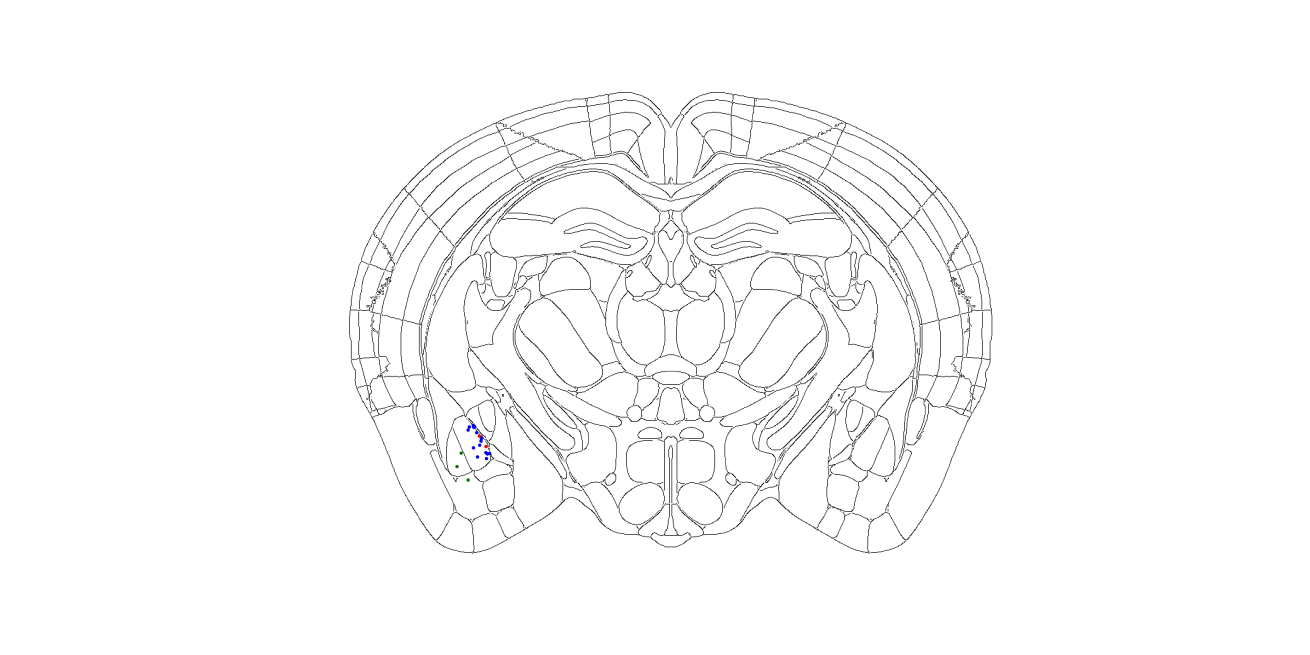
#> input picture Fig1_B_SupFig1_B/raw/type_-15.jpg, 14400 x 7200 px (shown at 1/11 size); its folder holds 2 pictures in this run
$ jupyter execute --allow-errors plotSWC_soma.ipynb   (shell and % lines are left out)
#> lines starting #> are read from the running program, lines starting #| are printed output that depends on the picture
[cell 1]
from PIL import Image
import numpy as np
import nrrd
import os,glob
import matplotlib.pyplot as plt
import seaborn as sns
import pandas as pd
import cv2,math
import matplotlib as mpl
import requests
import pandas as pd
from tqdm import tqdm

#> (a cell that did not finish here is left out)

[cell 3]
swc_files = glob.glob(r"J:\BLA_four_types\BLA_swc_mirrow\*.swc")

[cell 4]
file2 = os.listdir(r"J:\BLA_Cck\BLA_soma")
ploted = [item[0:10] for item in file2]

#> (a cell that did not finish here is left out)

[cell 6]
save = r"J:\BLA_four_types\BLA_swc_soma"
os.makedirs(save,exist_ok=True)

file2 = os.listdir(r"J:\BLA_four_types\BLA_swc_soma")
ploted = [item[0:10] for item in file2]

somainfor = []
for swc in tqdm(swc_files):
    if swc[-14:-4] not in ploted:
        dfneuron = pd.read_csv(swc,sep=" ",comment="#",header=None,names=["index","type","AP","DV","ML","radius","parent"])
        location = tuple((dfneuron.iloc[0,:][["AP","DV","ML"]].values//10).astype(int))
        areaname = dfarea.loc[dfarea.index == somadata[location]].region.values[0]

        # [26 lines of commented-out code are left out]
        somadict = {}
        somadict["neuron"] = os.path.basename(swc)[0:-4]
        somadict["areaname"] = areaname
        # somadict["slice"] = Image_slice
        somadict["AP"] = dfneuron.iloc[0,:][["AP"]].values[0]
        somadict["DV"] = dfneuron.iloc[0,:][["DV"]].values[0]
        somadict["ML"] = dfneuron.iloc[0,:][["ML"]].values[0]
        somainfor.append(somadict)
        # plt.savefig(savepath,dpi=300)
        # plt.close()
    else:
        print("already ploted:",swc)

[cell 7]
dfsoma = pd.DataFrame(somainfor)

#> (a cell that did not finish here is left out)

[cell 9]
dfsoma.to_excel("J:\BLA_four_types\soma_location\BLA_soma.xlsx")

[cell 10]
save = r"J:\BLA_four_types\BLA_swc_soma"
os.makedirs(save,exist_ok=True)

file2 = os.listdir(r"J:\BLA_four_types\BLA_swc_soma")
ploted = [item[0:10] for item in file2]

somainfor = []
for swc in tqdm(swc_files):
    if swc[-14:-4] not in ploted:
        dfneuron = pd.read_csv(swc,sep=" ",comment="#",header=None,names=["index","type","AP","DV","ML","radius","parent"])
        location = tuple((dfneuron.iloc[0,:][["AP","DV","ML"]].values//10).astype(int))
        areaname = dfarea.loc[dfarea.index == somadata[location]].region.values[0]

        Image_slice = location[0]
        image = somadata[Image_slice,:,:].astype("uint8")
        # image = somadata[int(start+space/20),:,:].astype("uint8")
        edges = cv2.Canny(image,10,25)
        edges2 = 255-edges
        # dfnew = dfplot_merfish.loc[(dfplot_merfish.AP>start*10)&(dfplot_merfish.AP<start*10+space)]
        fig = plt.figure(figsize=(16,8),dpi=600)
        ax = fig.add_subplot(1,1,1)
        ax.imshow(edges2,cmap = 'gray')
        ax.scatter(location[2],location[1],s=10,c="#ff0019",marker = "o",alpha = 1)
        # 添加左上角 label
        plt.text(
            20, 35,                         # 坐标（x=5, y=15），稍微往下，不会贴边
            "somalocation:%s"%areaname,                # 显示的文字
            color="blue",                 # 字的颜色
            fontsize=20                  # 字号
            # bbox=dict(facecolor="black", alpha=0.9, pad=3
                    )   # 背景框，避免看不清
        # )


        ax.axis("off")
        if "2/3" in areaname:
            areaname = areaname.replace("2/3","23")
        filename = os.path.basename(swc)[0:-4]+"_%s_%d_soma.png"%(areaname,Image_slice)
        savepath = os.path.join(save,filename)
        somadict = {}
        somadict["neuron"] = os.path.basename(swc)[0:-4]
        somadict["areaname"] = areaname
        # somadict["slice"] = Image_slice
        somadict["AP"] = dfneuron.iloc[0,:][["AP"]].values[0]
        somadict["DV"] = dfneuron.iloc[0,:][["DV"]].values[0]
        somadict["ML"] = dfneuron.iloc[0,:][["ML"]].values[0]
        somainfor.append(somadict)
        plt.savefig(savepath,dpi=300)
        plt.close()
    else:
        print("already ploted:",swc)

[cell 11]
dfsoma = pd.DataFrame(somainfor)

[cell 12]
dfsoma

[cell 13]
save = r"J:\BLA_Cck\BLA_soma"
os.makedirs(save,exist_ok=True)
# somainfor = []
for swc in tqdm(swc_files[150:]):

    try:
        dfneuron = pd.read_csv(swc,sep=" ",comment="#",header=None,names=["index","type","AP","DV","ML","radius","parent"])
        location = tuple((dfneuron.iloc[0,:][["AP","DV","ML"]].values//10).astype(int))
        areaname = dfarea.loc[dfarea.index == somadata[location]].region.values[0]

        Image_slice = location[0]
        image = somadata[Image_slice,:,:].astype("uint8")
        # image = somadata[int(start+space/20),:,:].astype("uint8")
        edges = cv2.Canny(image,10,25)
        edges2 = 255-edges
        # dfnew = dfplot_merfish.loc[(dfplot_merfish.AP>start*10)&(dfplot_merfish.AP<start*10+space)]
        fig = plt.figure(figsize=(16,8),dpi=600)
        ax = fig.add_subplot(1,1,1)
        ax.imshow(edges2,cmap = 'gray')
        ax.scatter(location[2],location[1],s=10,c="#ff0019",marker = "o",alpha = 1)
        # 添加左上角 label
        plt.text(
            20, 35,                         # 坐标（x=5, y=15），稍微往下，不会贴边
            "somalocation:%s"%areaname,                # 显示的文字
            color="blue",                 # 字的颜色
            fontsize=20                  # 字号
            # bbox=dict(facecolor="black", alpha=0.9, pad=3
                    )   # 背景框，避免看不清
        # )


        ax.axis("off")
        if "2/3" in areaname:
            areaname = areaname.replace("2/3","23")
        filename = os.path.basename(swc)[0:-4]+"_%s_%d_soma.png"%(areaname,Image_slice)
        savepath = os.path.join(save,filename)
        # somadict = {}
        # somadict["neuron"] = os.path.basename(swc)[0:-4]
        # somadict["areaname"] = areaname
        # # somadict["slice"] = Image_slice
        # somadict["AP"] = dfneuron.iloc[0,:][["AP"]].values[0]
        # somadict["DV"] = dfneuron.iloc[0,:][["DV"]].values[0]
        # somadict["ML"] = dfneuron.iloc[0,:][["ML"]].values[0]
        # somainfor.append(somadict)
        plt.savefig(savepath,dpi=300)
        plt.close()
    except:
        print("file err:",swc)

[cell 14]
dfsoma = pd.DataFrame(somainfor)
dfsoma.to_excel("soma_location_area.xlsx",index=False)

[cell 15]
pics = os.listdir(r"E:\allen_swc\soma")

[cell 16]
dfchose = pd.DataFrame(pics)

#> (a cell that did not finish here is left out)

#> (a cell that did not finish here is left out)

[cell 19]
import shutil
#> (the rest of this cell did not finish here and is left out)

[cell 20]
aa = "1060693328_17302_2634-X14565-Y41960_reg_ec_489_soma"

[cell 21]
include = os.listdir(r"E:\allen_swc\soma_include")

[cell 22]
dfcells = pd.DataFrame(include)

[cell 23]
dfcells.columns = ["cellID"]

[cell 24]
dfcells["file"] = [item.split("_reg")[0]+"_reg" for item in dfcells.cellID.tolist()]

#> (a cell that did not finish here is left out)

#> (a cell that did not finish here is left out)

[cell 27]
dfcells.to_excel(r"E:\allen_swc\soma_include.xlsx",index=False)

[cell 28]
aa.split("reg")

[cell 29]
dfchose.to_excel(r"E:\allen_swc\soma_pics.xlsx",index=False)

#> (a cell that did not finish here is left out)

[cell 31]
# fig5b
bregma = True
#> (the rest of this cell did not finish here and is left out)

[cell 32]
# Fig 5f
bregma = True
hue_para = "type"
space = 350

dic_list = {1:'#E72119',2:'#1A793A',3:'#19479C',4:'#EAE83A',5:'#6EC6CA'}

#> (the rest of this cell did not finish here and is left out)

#> (a cell that did not finish here is left out)

[cell 34]
os.makedirs("crop", exist_ok=True)

[cell 35]
# HY
para = (2020*3,1450*3,2500*3,2020*3)
mirrow = False
# mirrow = True

[cell 36]
filelist = glob.glob(".\\raw\\*")

[cell 37]
# crop image
for file in filelist:
    filetmp = Image.open(file).crop(para)
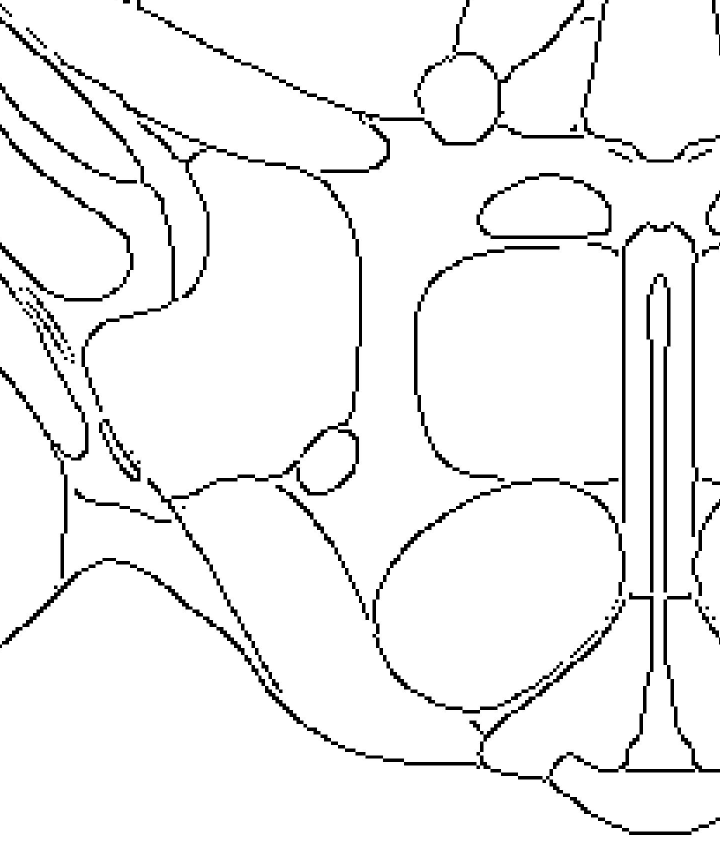
#> filetmp: PIL image 1440x1710 RGB (shown at 1/2 size); min 0, max 255, mean 240.5
    # filetmp = Image.open(file)
    filename = file.split("\\")[-1]
    # filetmp = filetmp.rotate(-90)
    if mirrow == True:
        filetmp = filetmp.transpose(Image.FLIP_LEFT_RIGHT)
        filetmp = filetmp.rotate(-90)
    filetmp.save(os.path.join(".\\crop",filename))
    filetmp.close()
#> pass 2 of the loop `for file in filelist:`:
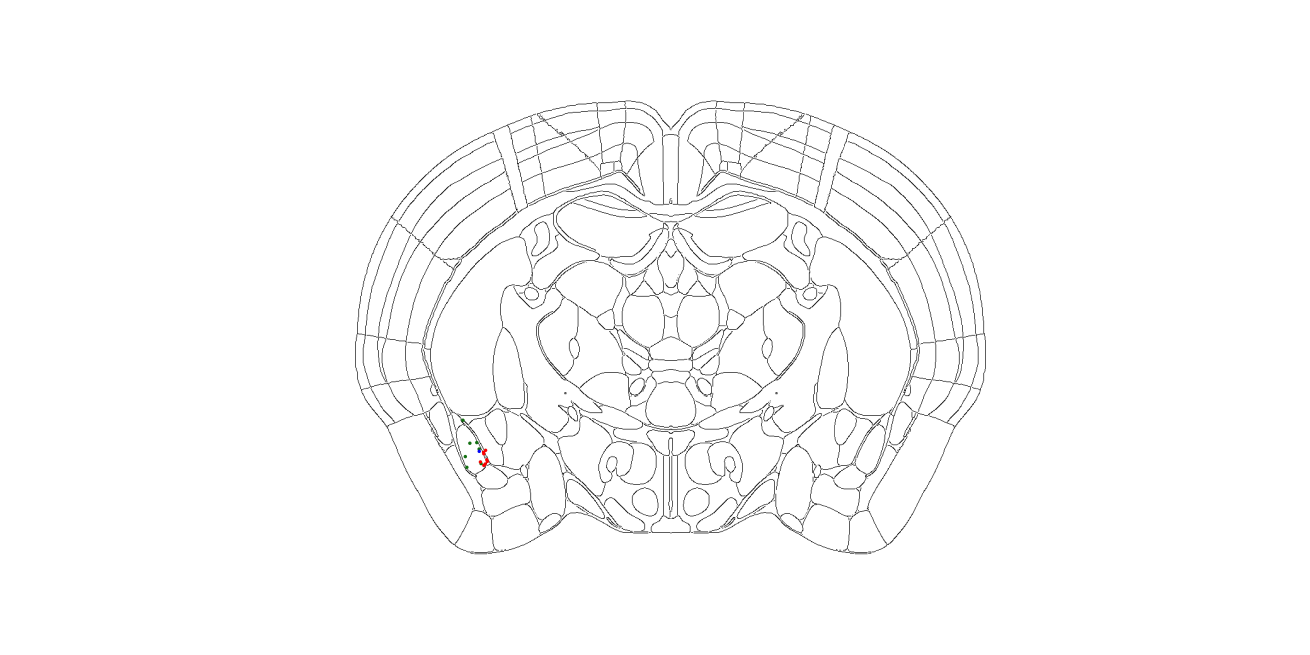
#> input picture Fig1_B_SupFig1_B/raw/type_-9.jpg, 14400 x 7200 px (shown at 1/11 size)
#> `filetmp = Image.open(file).crop(para)`:
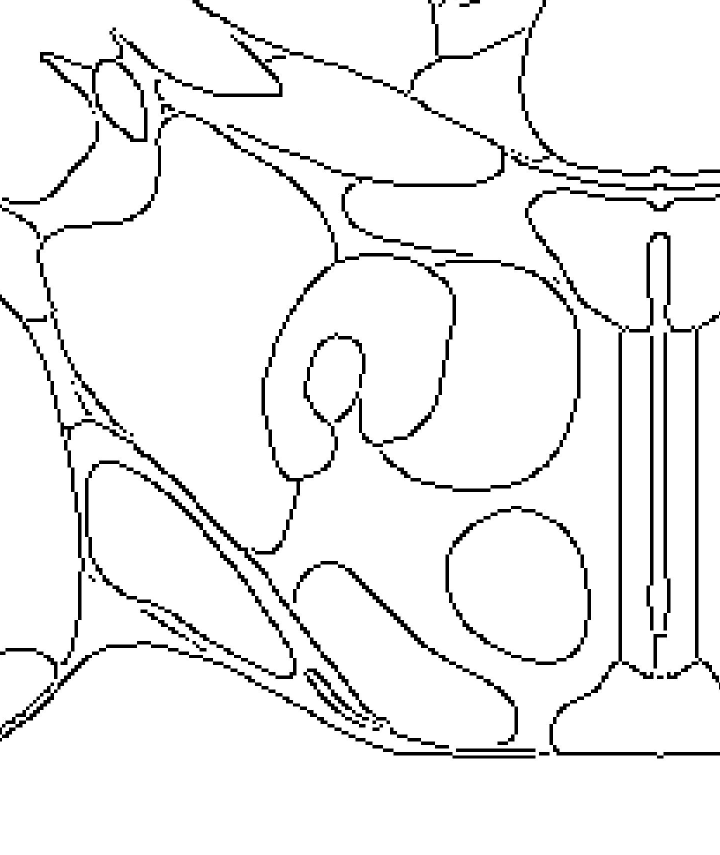
#> filetmp: PIL image 1440x1710 RGB (shown at 1/2 size); min 0, max 255, mean 239
